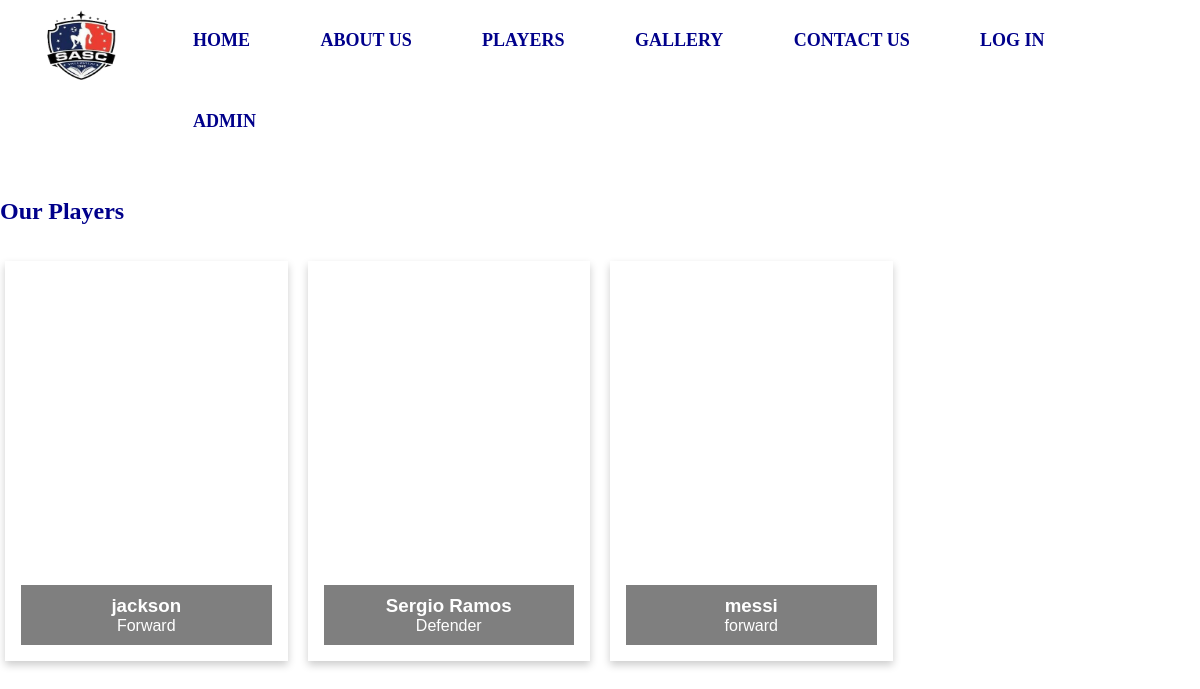
/userplayerview.php, run on the app's committed database.
### tables this page shows
CREATE TABLE `playerdetails` (
  `ID` int(22) NOT NULL,
  `Name` varchar(30) NOT NULL,
  `position` varchar(22) NOT NULL,
  `DOB` date NOT NULL,
  `matches` int(22) NOT NULL,
  `goals` int(22) NOT NULL,
  `image` varchar(50) NOT NULL
);

### userplayerview.php (the view, shortened to what this page needs)
<?php
require 'db.php';
?>
<!DOCTYPE html>
<html>
<head>
</head>
<body>
<nav>
<div class="logocontainer">
<img src="logo3.png">
</div>
            <ul>
                <li><a href="homepage.php">Home</a></li>
                <li><a href="about.php">About Us</a></li>
                <li><a href="userplayerview.php">Players</a></li>
                <li><a  href="gallery.php">Gallery</a></li>
                <li><a  href="contact.php">Contact Us</a></li>
                <li><a  href="user_login.php">Log In</a></li>
                <li><a  href="admin_login.php">Admin</a></li>
            </ul>
        </nav>
        <br><br>
        <h2>Our Players</h2>
        <br><br>
<div class="row">
    <?php
    $rows = mysqli_query($con, "SELECT * FROM playerdetails ORDER BY id DESC");
    foreach ($rows as $row): ?>
        <div class="column">
            <div class="card" style="background-image: url('img/<?php echo $row['image']; ?>');">
                <div class="card-content">
                    <h3><?php echo $row["Name"]; ?></h3>
                    <p><?php echo $row["position"]; ?></p>
                </div>
            </div>
        </div>
    <?php endforeach; ?>
</div>
</body>
</html>

### userplayerview.php (style rules this page uses)
* { box-sizing: border-box; }
body { font-family: Arial, Helvetica, sans-serif; }
.column { float: left; width: 25%; padding: 0 10px; }
.row { margin: 0 -5px; }
.row:after { content: ""; display: table; clear: both; }
.card { box-shadow: 0 4px 8px 0 rgba(0, 0, 0, 0.2); padding: 16px; text-align: center; background-size: cover; background-position: center; color: white; height: 400px; display: flex; flex-direction: column; justify-content: flex-end; }
.card-content { margin-top: auto; background: rgba(0, 0, 0, 0.5); width: 100%; padding: 10px; }
* { padding: 0; margin: 0; text-decoration: none; list-style: none; box-sizing: border-box; }
nav { background: white; width: 100%; display:flex; justify-content:space-between; }
.logocontainer { padding:10px 40px; }
nav img { width:80px; height:70px; transition: transform 2.5s; }
nav ul { float: right; margin-right: 20px; }
nav ul li { display: inline-block; line-height: 80px; margin: 0 20px; }
nav ul li a { color: darkblue; font-family: agency fb; font-size: 18px; padding: 7px 13px; border-radius: 3px; text-transform: uppercase; font-weight: bold; }
h2 { font-family: agency fb; color: darkblue; }

### data on the page
playerdetails: Name "jackson", position "Forward"
playerdetails: Name "Sergio Ramos", position "Defender"
playerdetails: Name "messi", position "forward"
